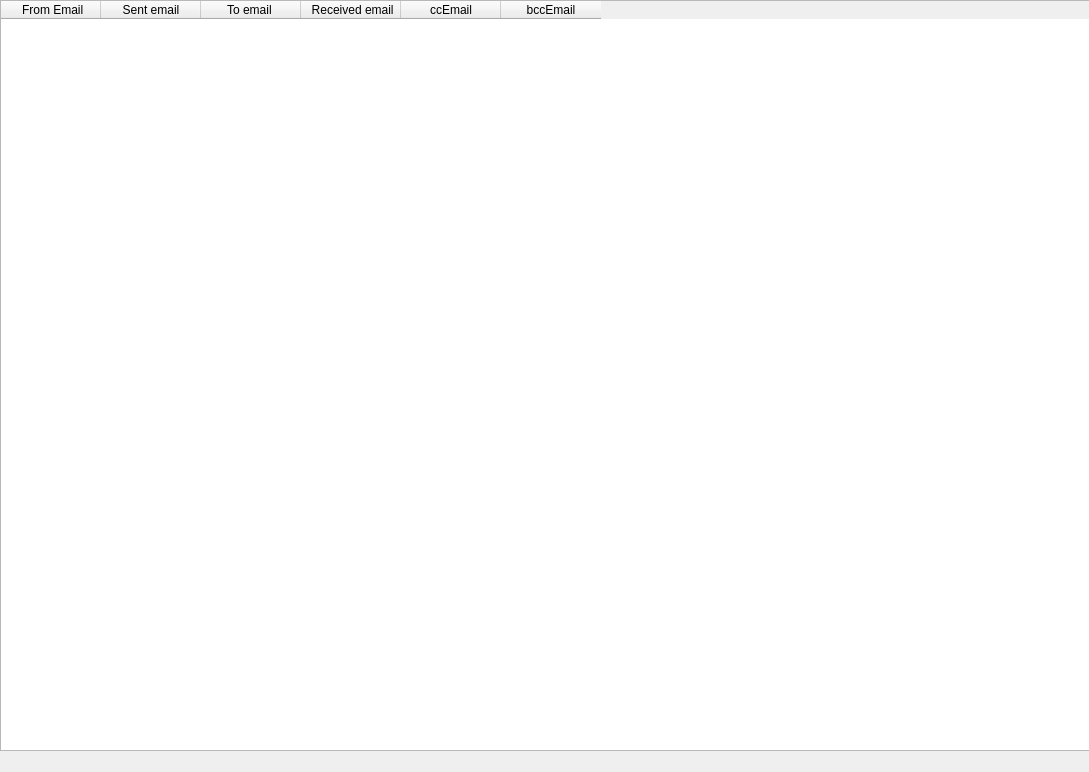
<?xml version="1.0" encoding="UTF-8"?>
<ui version="4.0">
 <class>Emails</class>
 <widget class="QDialog" name="Emails">
  <property name="geometry">
   <rect>
    <x>0</x>
    <y>0</y>
    <width>1089</width>
    <height>772</height>
   </rect>
  </property>
  <property name="windowTitle">
   <string>Dialog</string>
  </property>
  <widget class="QTableWidget" name="Tbl_Wgt_Email">
   <property name="geometry">
    <rect>
     <x>0</x>
     <y>0</y>
     <width>1101</width>
     <height>751</height>
    </rect>
   </property>
   <property name="minimumSize">
    <size>
     <width>0</width>
     <height>751</height>
    </size>
   </property>
   <property name="cursor" stdset="0">
    <cursorShape>WhatsThisCursor</cursorShape>
   </property>
   <property name="alternatingRowColors">
    <bool>false</bool>
   </property>
   <attribute name="verticalHeaderDefaultSectionSize">
    <number>455</number>
   </attribute>
   <column>
    <property name="text">
     <string> From Email</string>
    </property>
    <property name="textAlignment">
     <set>AlignCenter</set>
    </property>
   </column>
   <column>
    <property name="text">
     <string> Sent email </string>
    </property>
   </column>
   <column>
    <property name="text">
     <string>To email </string>
    </property>
   </column>
   <column>
    <property name="text">
     <string> Received email</string>
    </property>
   </column>
   <column>
    <property name="text">
     <string>ccEmail</string>
    </property>
   </column>
   <column>
    <property name="text">
     <string>bccEmail</string>
    </property>
   </column>
  </widget>
 </widget>
 <resources/>
 <connections/>
</ui>
